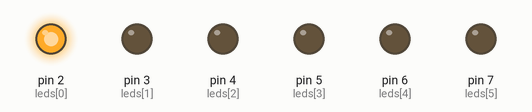
Bench run of a sketch on a simulated Arduino Pro Mini, built with avr-gcc and run on an emulated ATmega328P. Shown: output pins drawn as LEDs (lit = HIGH).

Above: at 0.5 s.
At 1.5 s:
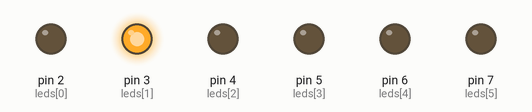
At 2.5 s:
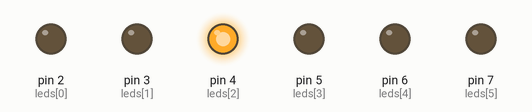
At 3.5 s:
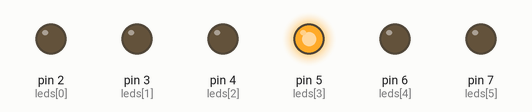
At 4.5 s:
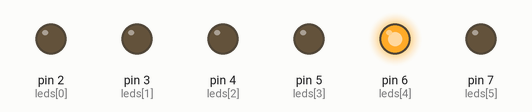
At 5.5 s:
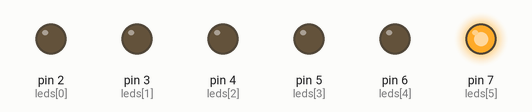
Timing chart, 0 to 7.8 s (numbered marks = the images above):
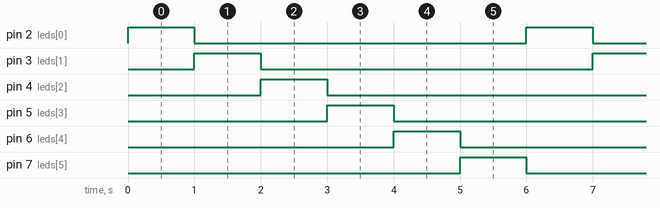

Measured:
- by itself, pin 2 (leds[0]), pin 3 (leds[1]), pin 4 (leds[2]), pin 5 (leds[3]), pin 6 (leds[4]), pin 7 (leds[5]): alternates HIGH for 1.0 s and LOW for 5.0 s
- by itself, everything shown: repeats every 6.0 s, in 6 steps

The sketch:

sequencer_traffic_light_02.ino
```cpp
// (licence header left out)
int leds[] = {2, 3, 4, 5, 6, 7};

//  222111xx
//  GYRGYR
const char PROGMEM sequence[] = {
  0b00000100,
  0b00001000,
  0b00010000,
  0b00100000,
  0b01000000,
  0b10000000,
};
const int sequence_length = sizeof(sequence) / sizeof(char);

class Sequencer {
    char *data;
    int len;
    int pos;

  public:
    Sequencer(char *_data, int _len)
      : data(_data), len(_len), pos(0)
    {}

    void next() {
      char b = pgm_read_byte(&data[pos]);
      PORTD = b;
      pos++;
      if (pos == len)
        pos = 0;
    }
};

Sequencer seq(sequence, sequence_length);

void setup() {
  for (int i = 0; i < 6; i++)
    pinMode(leds[i], OUTPUT);
}

void loop() {
  seq.next();
  delay(1000);
}
```
